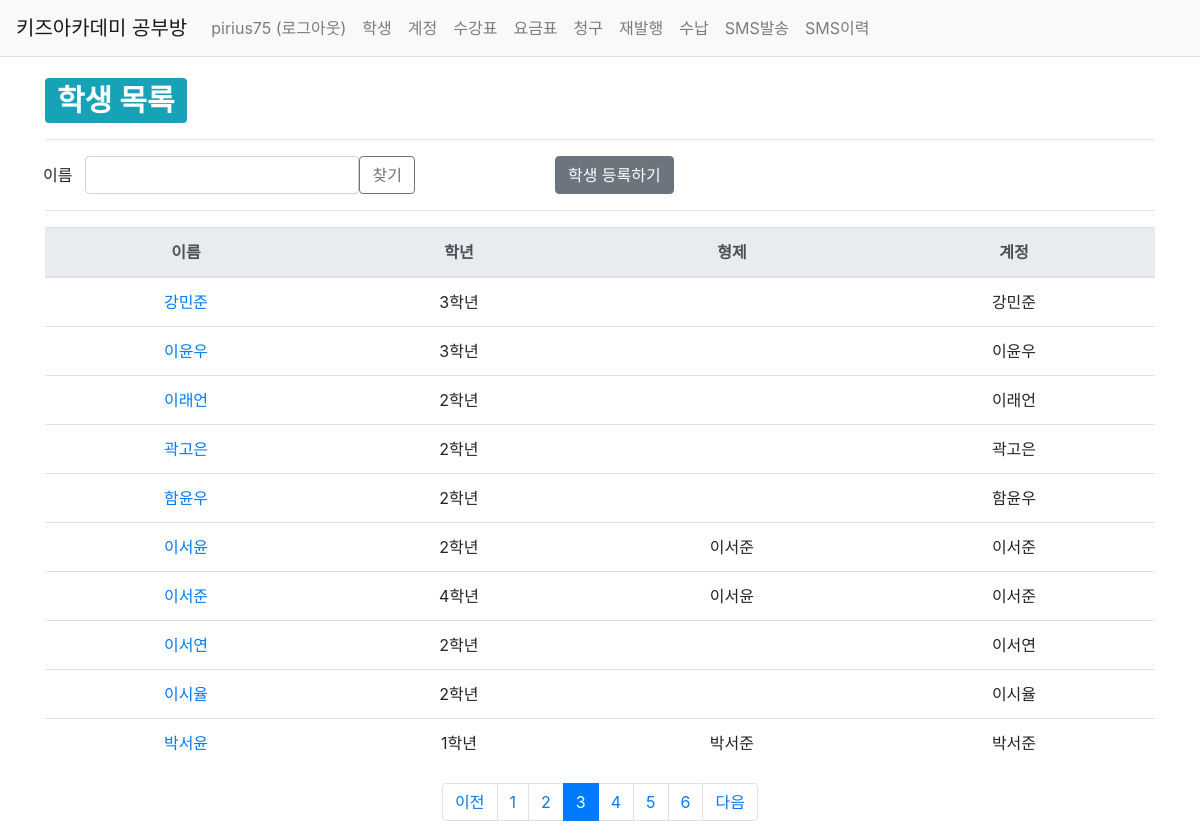
Before: /studyroom/?page=3 (signed in) with the older database file.
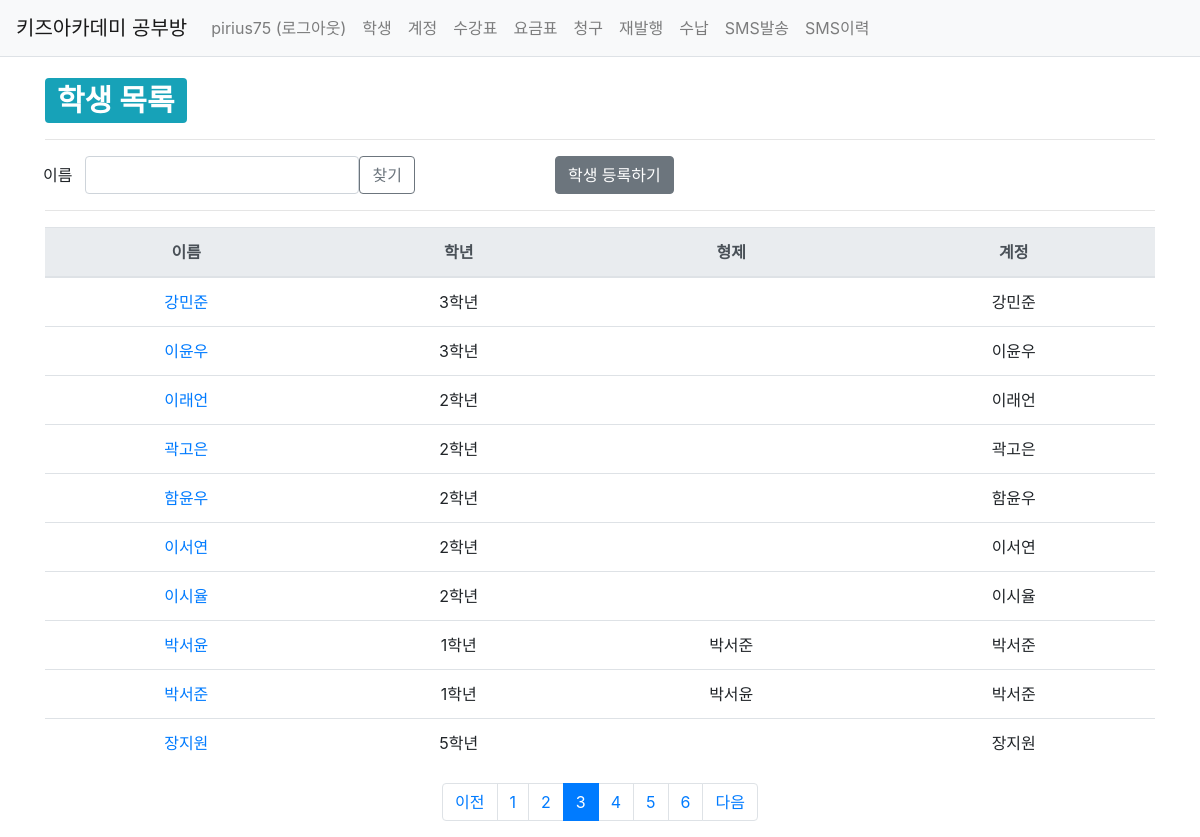
After: the same page with the newer database file.
### studyroom/models.py (models this page shows, shortened)
class Student(models.Model):
    Grade_choices = (
        ('Y6','6세'),
        ('Y7','7세'),
        ('E1','1학년'),
        ('E2','2학년'),
        ('E3','3학년'),
        ('E4','4학년'),
        ('E5','5학년'),
        ('E6','6학년'),
    )
    user = models.ForeignKey(User, on_delete=models.SET_NULL, null=True)
    brother = models.ForeignKey('self', on_delete=models.SET_NULL, null=True, blank=True)
    name = models.CharField(max_length=20)
    grade = models.CharField(max_length=2, choices=Grade_choices)
    create_date = models.DateTimeField()
    modify_date = models.DateTimeField(null=True, blank=True)
    delete_yn = models.CharField(max_length=1, default='n')

class Account(models.Model):
    user = models.ForeignKey(User, on_delete=models.SET_NULL, null=True)
    student = models.ForeignKey(Student, on_delete=models.SET_NULL, null=True)
    payer = models.CharField(max_length=40, null=True, blank=True)
    payer_phone_num = models.CharField(max_length=11, null=True, blank=True)
    sms_phone_num = models.CharField(max_length=11, null=True, blank=True)
    recommend_dc_start = models.CharField(max_length=6, null=True, blank=True, default='yyyymm')
    recommend_dc_end = models.CharField(max_length=6, null=True, blank=True, default='yyyymm')
    create_date = models.DateTimeField()
    modify_date = models.DateTimeField(null=True, blank=True)

### studyroom/views/base_views.py (the view)
# urls.py: path('', base_views.index, name='index'),  # '/' 에 해당되는 path
@login_required(login_url='common:login')
def index(request):
    page = request.GET.get('page', '1')  # 페이지
    name = request.GET.get('name', '')  # 검색어
    student_list = Student.objects.order_by('-id')
    if name:
        student_list = student_list.filter(
            Q(name__icontains=name)
        ).distinct()
    paginator = Paginator(student_list, 10)  # 페이지당 10개씩 보여주기
    page_obj = paginator.get_page(page)
    context = {'student_list': page_obj, 'page': page, 'name': name}
    return render(request, 'studyroom/student_list.html', context)

### templates/studyroom/student_list.html (shortened to what this page needs)
{% extends 'base.html' %}
{% load studyroom_filter %}
{% block content %}
<div class="container my-3">
    <div>
        <h1>
            <span class="badge badge-info">학생 목록</span>
        </h1>
    </div>
    <hr class="my-3">
    <div class="row">
        <div class="col-xs-2">
            <button class="btn " type="button" >이름</button>
        </div>
        <div class="col-xs-2">
            <input id="input_search" type="text" class="form-control name" value="{{ name|default_if_none:'' }}">
        </div>
        <div class="col-xs-2">
            <button class="btn btn-outline-secondary" type="button" id="btn_search">찾기</button>
        </div>
        <div class="col-xs-2" style="width:140px">
        </div>
        <div class="col-xs-2">
            <a href="{% url 'studyroom:student_create' %}" class="btn btn-secondary">학생 등록하기</a>
        </div>
    </div>
    <hr class="my-3">
    <table class="table">
        <thead>
        <tr class="text-center thead-light">
            <th>이름</th>
            <th>학년</th>
            <th>형제</th>
            <th>계정</th>
        </tr>
        </thead>
        <tbody>
        {% if student_list %}
        {% for student in student_list %}
        <tr class="text-center">
            <td >
                <a href="{% url 'studyroom:detail' student.id %}">{{ student.name }}</a>
            </td>
            <td>{{ student.get_grade_display }}</td>
            <td>{{ student.brother.name }}</td>
            <td>{{ student.account_set.all.first.student.name }}{{ student.brother.account_set.all.first.student.name}}</td>
        </tr>
        {% endfor %}
        {% else %}
        <tr>
            <td colspan="3">학생이 없습니다.</td>
        </tr>
        {% endif %}
        </tbody>
    </table>
    <ul class="pagination justify-content-center">
        {% if student_list.has_previous %}
        <li class="page-item">
            <a class="page-link" href="?page={{ student_list.previous_page_number }}">이전</a>
        </li>
        {% else %}
        <li class="page-item disabled">
            <a class="page-link" tabindex="-1" aria-disabled="true" href="#">이전</a>
        </li>
        {% endif %}
        {% for page_number in student_list.paginator.page_range %}
        {% if page_number >= student_list.number|add:-5 and page_number <= student_list.number|add:5 %}
            {% if page_number == student_list.number %}
            <li class="page-item active" aria-current="page">
                <a class="page-link" href="?page={{ page_number }}">{{ page_number }}</a>
            </li>
            {% else %}
            <li class="page-item">
                <a class="page-link" href="?page={{ page_number }}">{{ page_number }}</a>
            </li>
            {% endif %}
        {% endif %}
        {% endfor %}
        {% if student_list.has_next %}
        <li class="page-item">
            <a class="page-link" href="?page={{ student_list.next_page_number }}">다음</a>
        </li>
        {% else %}
        <li class="page-item disabled">
            <a class="page-link" tabindex="-1" aria-disabled="true" href="#">다음</a>
        </li>
        {% endif %}
    </ul>
</div>
{% endblock %}

Changed rows visible on the page:
removed Student: name "이서윤", grade "2학년", brother.name "이서준", brother.account_set.all.first.student.name "이서준"
removed Student: name "이서준", grade "4학년", brother.name "이서윤", account_set.all.first.student.name "이서준"
now on this page (row unchanged): Student: name "박서준", grade "1학년", brother.name "박서윤", account_set.all.first.student.name "박서준"
now on this page (row unchanged): Student: name "장지원", grade "5학년", account_set.all.first.student.name "장지원"
